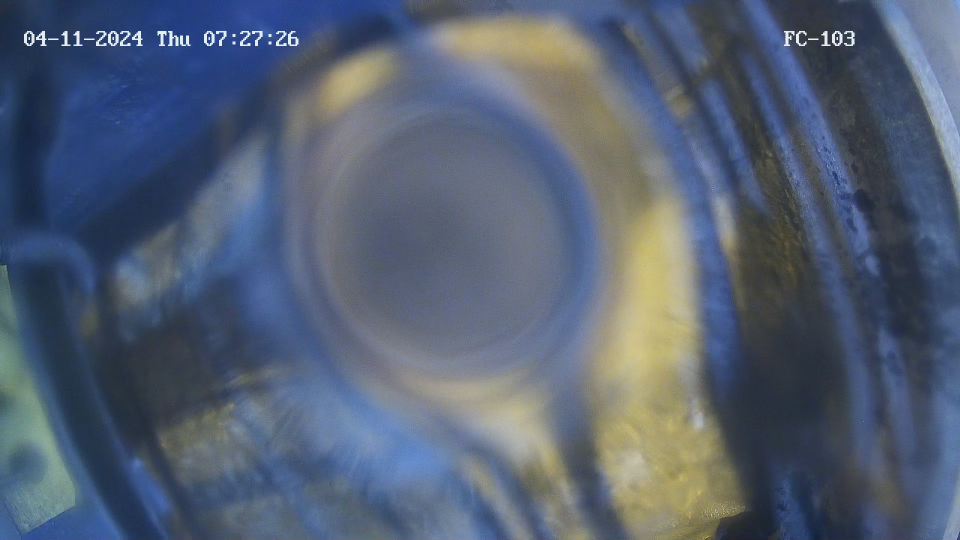
#> input picture train_dataset/cv_open_dataset/open_img/1712788070_0.jpg, 1920 x 1080 px, found by its file name (shown at 1/2 size); its folder holds only this picture in this run
$ jupyter execute --allow-errors main.ipynb   (older library calls are emulated)
#> lines starting #> are read from the running program, lines starting #| are printed output that depends on the picture
#> in process_photos_with_sobel, image is the input picture: shape (1080, 1920, 3); mean B, G, R 115.6, 96.4, 84.8
[cell 1]
from ultralytics import YOLO
import os
import cv2
import shutil
from sklearn.model_selection import train_test_split
import numpy as np
import matplotlib.pyplot as plt
import cv2
import torch

[cell 2]
def add_sobel_as_fourth_channel(image):
    """
    Adds the Sobel operator (edge detection) result as the fourth channel to an input image.

    Parameters:
        image (numpy.ndarray): Input image (H, W, 3) read by cv2.

    Returns:
        numpy.ndarray: Image with the Sobel operator as the fourth channel (H, W, 4).
    """
    if image is None:
        print(image)
        raise ValueError("Input image is None. Please provide a valid image.")

    if image.shape[-1] != 3:
        raise ValueError("Input image must have 3 channels (H, W, 3).")

    # Convert to grayscale for edge detection
    gray = cv2.cvtColor(image, cv2.COLOR_BGR2GRAY)
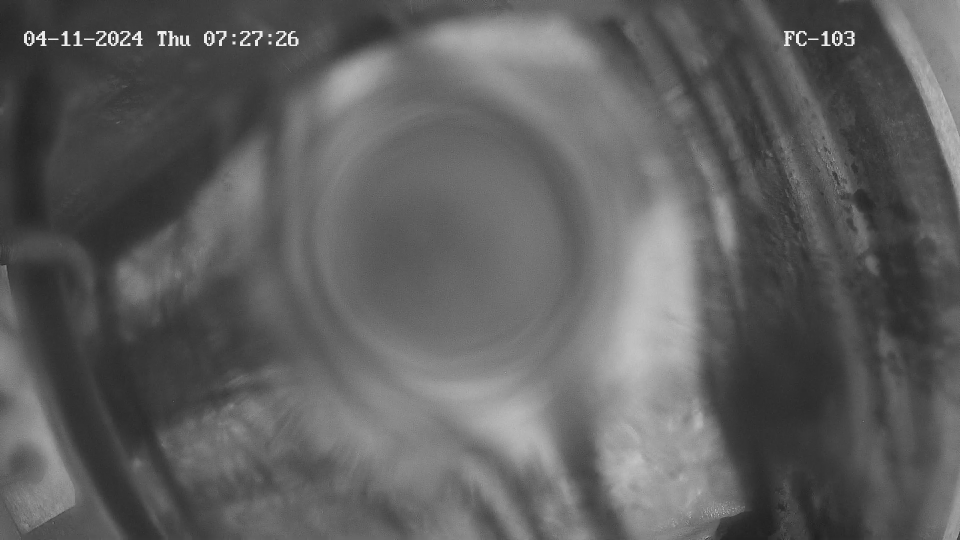
#> gray: shape (1080, 1920) (shown at 1/2 size); min 26, max 253, mean 95.1

    # Apply Sobel operator (X and Y gradients)
    sobel_x = cv2.Sobel(gray, cv2.CV_64F, 1, 0, ksize=3)  # Sobel in X direction
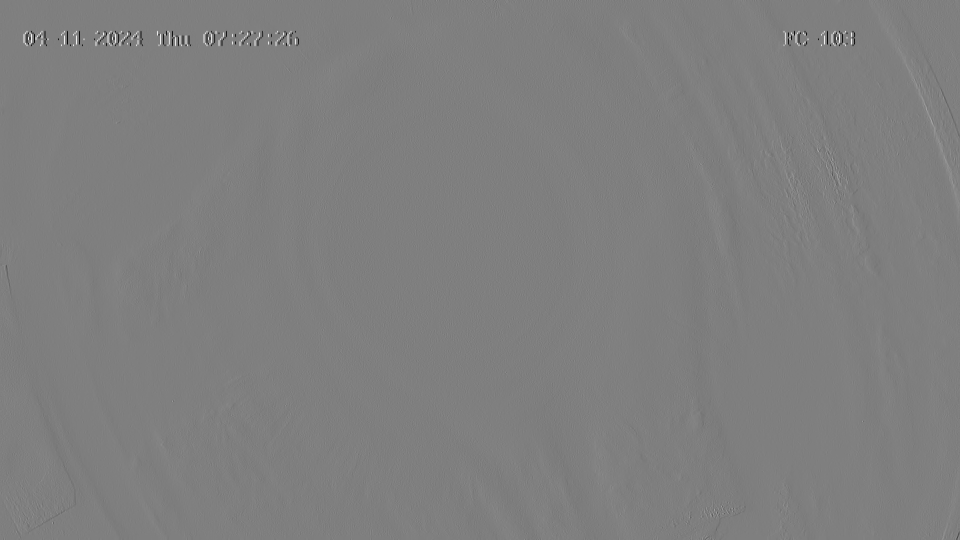
#> sobel_x: shape (1080, 1920) float64 (shown at 1/2 size); min -782, max 785, mean 0.2; drawn with min black and max white
    sobel_y = cv2.Sobel(gray, cv2.CV_64F, 0, 1, ksize=3)  # Sobel in Y direction

    # Compute the gradient magnitude
    sobel_magnitude = cv2.magnitude(sobel_x, sobel_y)
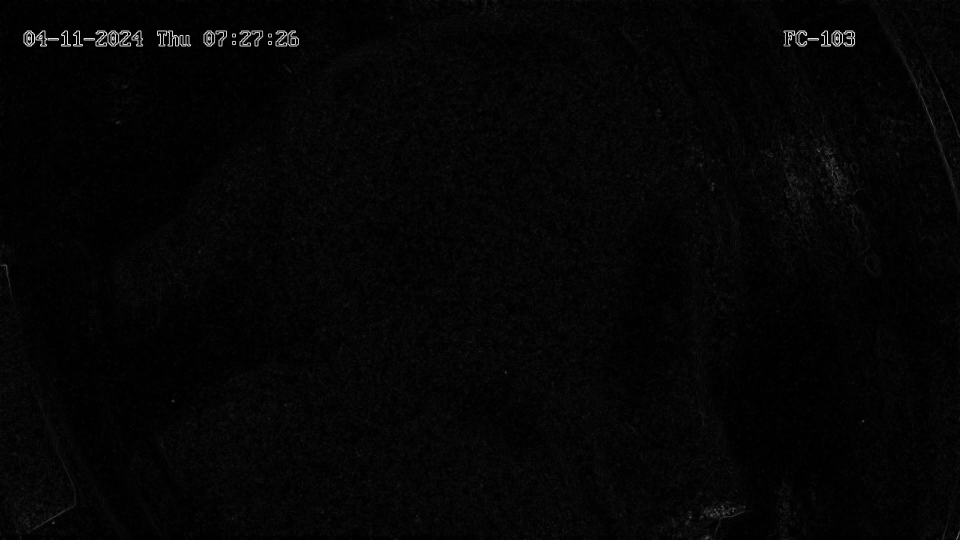
#> sobel_magnitude: shape (1080, 1920) float64 (shown at 1/2 size); min 0, max 821.6, mean 17.6; drawn with min black and max white

    # Normalize to 8-bit (0-255)
    sobel_normalized = cv2.normalize(sobel_magnitude, None, 0, 255, cv2.NORM_MINMAX)
    sobel_normalized = sobel_normalized.astype(np.uint8)

    # Add Sobel as the fourth channel
    sobel_channel = np.expand_dims(sobel_normalized, axis=-1)  # Shape (H, W, 1)
    image_with_sobel = np.concatenate((image, sobel_channel), axis=-1)  # Shape (H, W, 4)

    return image_with_sobel

[cell 3]
def process_photos_with_sobel(input_photos_dir, output_photos_dir):
    try:
        files = os.listdir(input_photos_dir)  # Lists all items in the directory
        files = [f for f in files if os.path.isfile(os.path.join(input_photos_dir, f))]  # Filter files only with asbolute path with it
        print("files", files)
        for input_photo_name in files:
            if input_photo_name != '.DS_Store':
                image = cv2.imread(os.path.join(input_photos_dir, input_photo_name))
                # print(input_photo_name)
                image_with_sobel = add_sobel_as_fourth_channel(image)
                cv2.imwrite(os.path.join(output_photos_dir, input_photo_name.replace(".jpg", ".png").replace('.png', '.tiff')), image_with_sobel)
    except FileNotFoundError:
        print(f"Directory not found: {input_photos_dir}")
        return []


# print(process_photos_with_sobel('/Users/z.gabdrakhmanov/Downloads/train_dataset/cv_open_dataset/open_img', '/Users/z.gabdrakhmanov/vscode/hack/misis2024s-23-01-gabdrakhmanov-z-i/nazar'))

$ run again, on train_dataset/cv_open_dataset/open_img/F4_1_1_2.ts_f_500.jpg
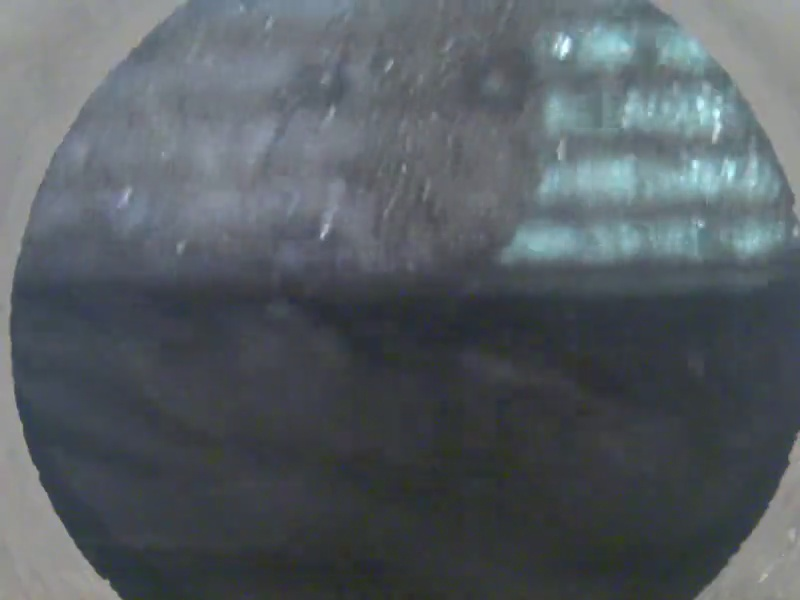
#> input picture train_dataset/cv_open_dataset/open_img/F4_1_1_2.ts_f_500.jpg, 800 x 600 px, found by its file name
#> in process_photos_with_sobel, image is the input picture: shape (600, 800, 3); mean B, G, R 97.8, 92.6, 85.7
#> in add_sobel_as_fourth_channel, `sobel_y = cv2.Sobel(gray, cv2.CV_64F, 0, 1, ksize=3)`:
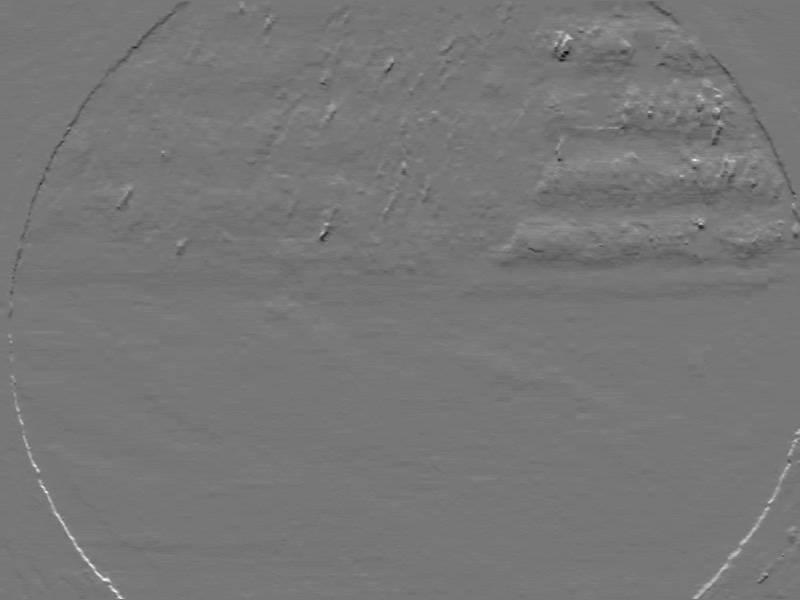
#> sobel_y: shape (600, 800) float64; min -224, max 253, mean -0.8; drawn with min black and max white
#> in add_sobel_as_fourth_channel, `sobel_magnitude = cv2.magnitude(sobel_x, sobel_y)`:
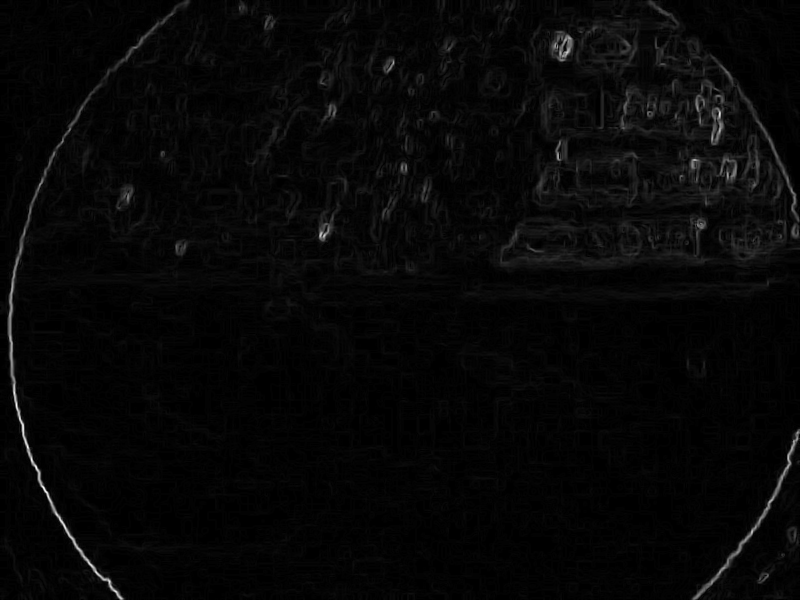
#> sobel_magnitude: shape (600, 800) float64; min 0, max 335.5, mean 9.4; drawn with min black and max white

$ run again, on train_dataset/cv_open_dataset/open_img/F4_1_2_1.ts_f_500.jpg
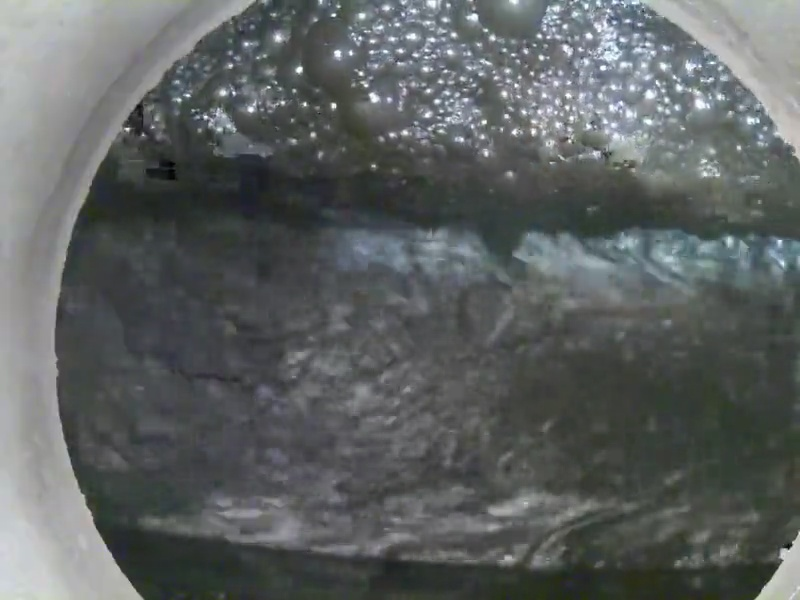
#> input picture train_dataset/cv_open_dataset/open_img/F4_1_2_1.ts_f_500.jpg, 800 x 600 px, found by its file name
#> in process_photos_with_sobel, image is the input picture: shape (600, 800, 3); mean B, G, R 96.8, 97.2, 93.1
#> in add_sobel_as_fourth_channel, `sobel_y = cv2.Sobel(gray, cv2.CV_64F, 0, 1, ksize=3)`:
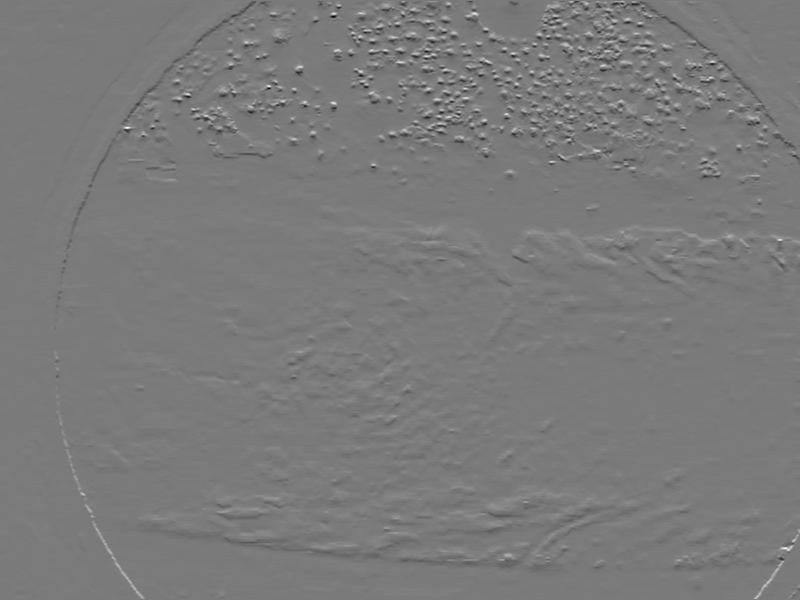
#> sobel_y: shape (600, 800) float64; min -635, max 682, mean -0.9; drawn with min black and max white
#> in add_sobel_as_fourth_channel, `sobel_magnitude = cv2.magnitude(sobel_x, sobel_y)`:
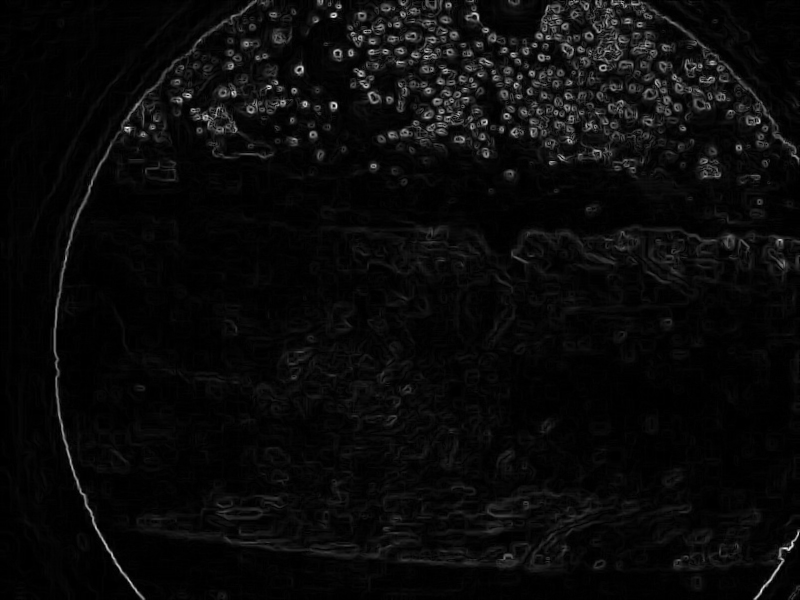
#> sobel_magnitude: shape (600, 800) float64; min 0, max 683.7, mean 28.3; drawn with min black and max white

$ run again, on train_dataset/cv_open_dataset/open_img/F5_2_1_1.ts_f_1000.jpg
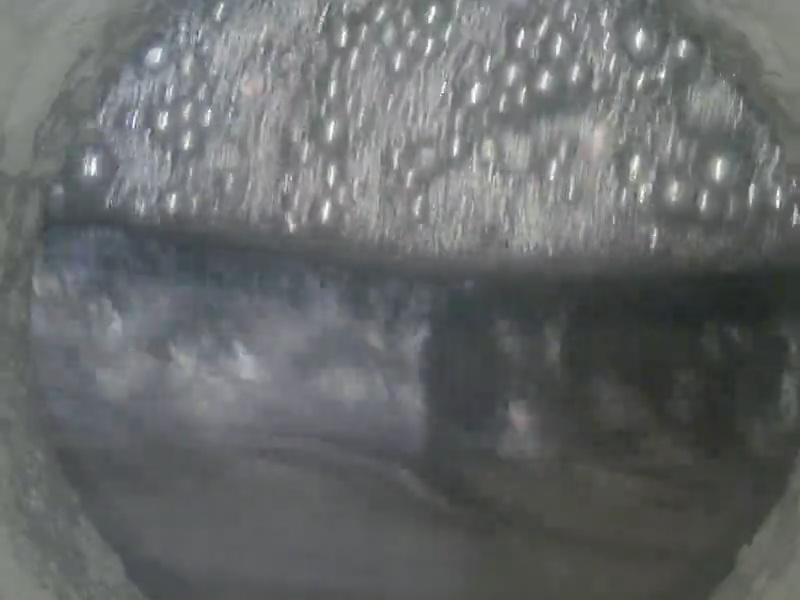
#> input picture train_dataset/cv_open_dataset/open_img/F5_2_1_1.ts_f_1000.jpg, 800 x 600 px, found by its file name
#> in process_photos_with_sobel, image is the input picture: shape (600, 800, 3); mean B, G, R 105.1, 104.8, 102
#> in add_sobel_as_fourth_channel, `sobel_y = cv2.Sobel(gray, cv2.CV_64F, 0, 1, ksize=3)`:
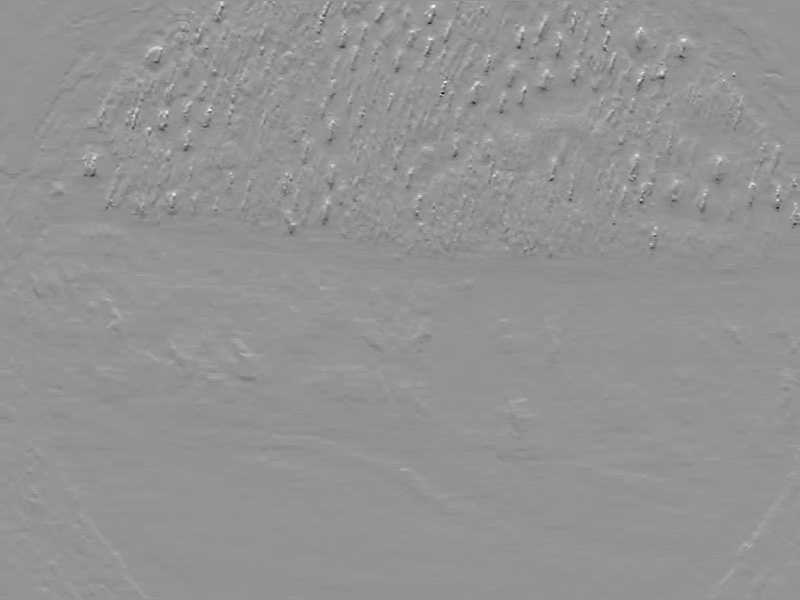
#> sobel_y: shape (600, 800) float64; min -421, max 305, mean -0.5; drawn with min black and max white
#> in add_sobel_as_fourth_channel, `sobel_magnitude = cv2.magnitude(sobel_x, sobel_y)`:
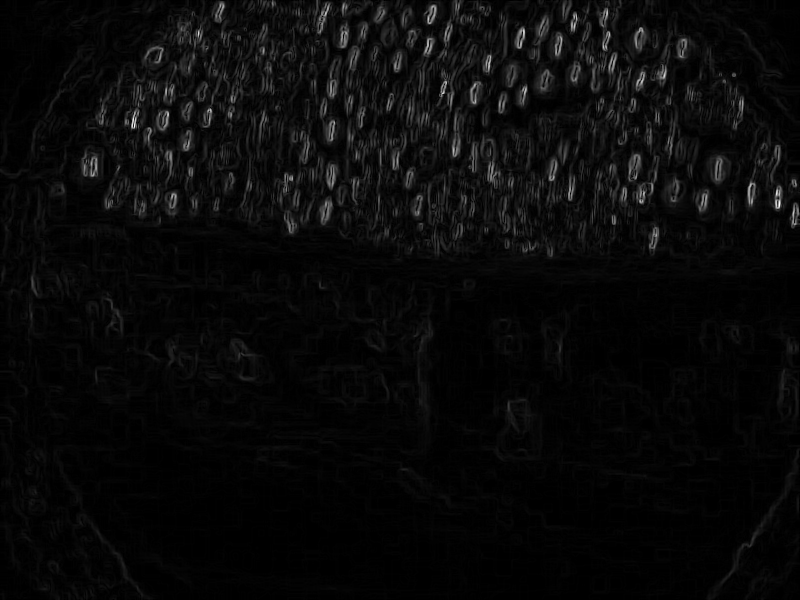
#> sobel_magnitude: shape (600, 800) float64; min 0, max 515.2, mean 19.6; drawn with min black and max white

$ run again, on train_dataset/cv_open_dataset/open_img/F1_1_1_1.ts_f_500.jpg
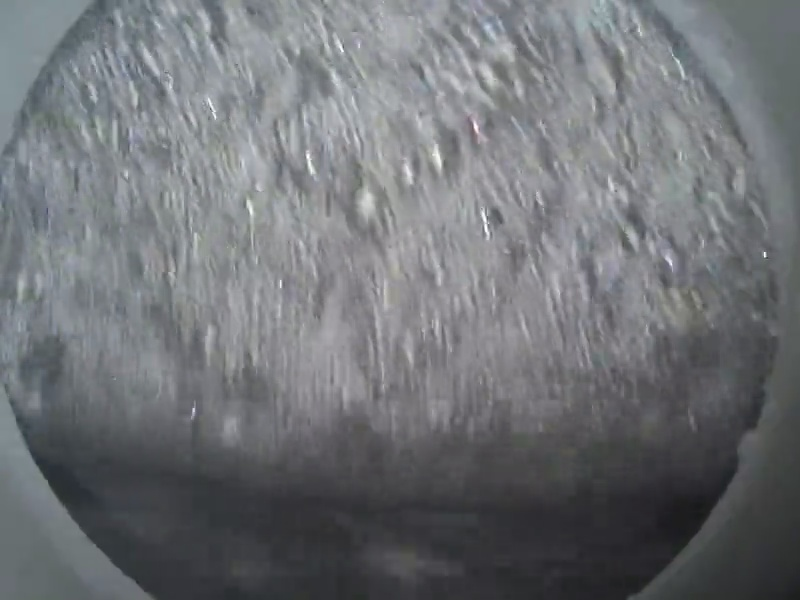
#> input picture train_dataset/cv_open_dataset/open_img/F1_1_1_1.ts_f_500.jpg, 800 x 600 px, found by its file name
#> in process_photos_with_sobel, image is the input picture: shape (600, 800, 3); mean B, G, R 118, 114.3, 111.8
#> in add_sobel_as_fourth_channel, `sobel_y = cv2.Sobel(gray, cv2.CV_64F, 0, 1, ksize=3)`:
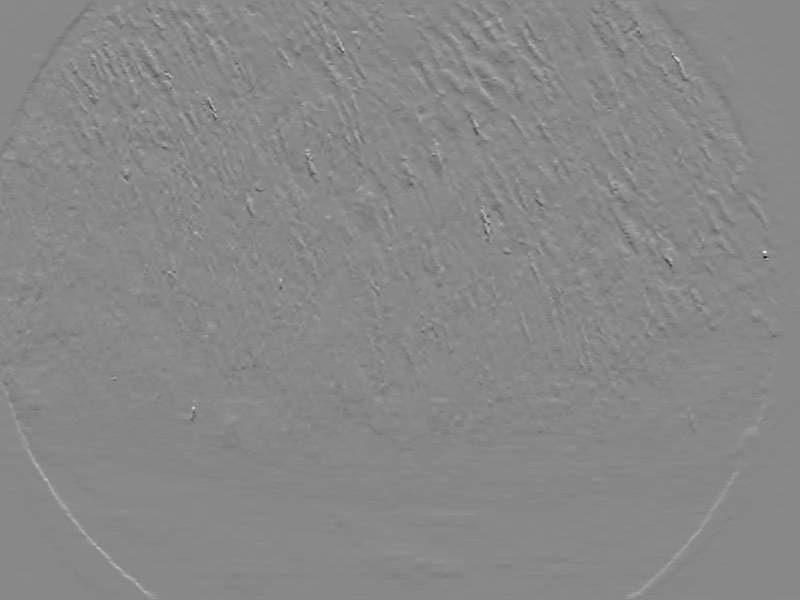
#> sobel_y: shape (600, 800) float64; min -477, max 415, mean -1; drawn with min black and max white
#> in add_sobel_as_fourth_channel, `sobel_magnitude = cv2.magnitude(sobel_x, sobel_y)`:
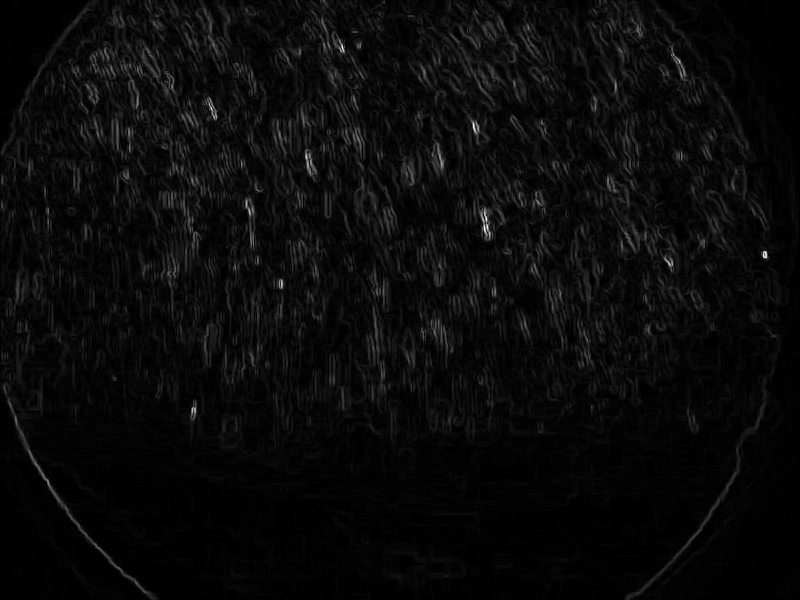
#> sobel_magnitude: shape (600, 800) float64; min 0, max 555.7, mean 23; drawn with min black and max white
